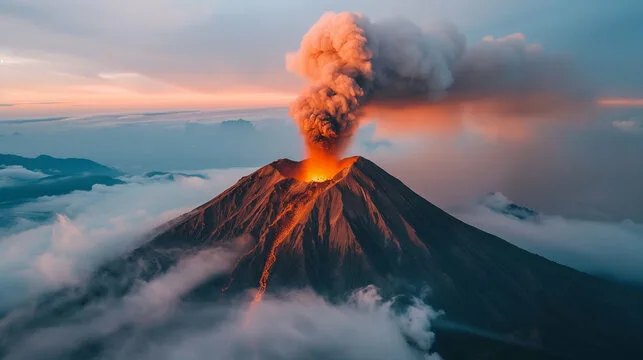
#> input picture airzer0/frontend/assets/test.webp, 643 x 360 px
$ python -i r.py   (imports and definitions only)
#> lines starting #> are read from the running program, lines starting #| are printed output that depends on the picture
import os
from pathlib import Path
from PIL import Image
import shutil
from collections import Counter

# [107 lines left out: functions analyze_images_size, resize_with_padding_preserve_side, not called in this run]

def resize_with_crop_preserve_content(image_path, target_ratio=1.0):
    """
    Обрезает изображение до целевого соотношения, сохраняя максимальную область

    Args:
        image_path: путь к изображению
        target_ratio: целевое соотношение (ширина/высота)
    """
#> called with image_path = '../../airzer0/frontend/assets/test.webp', target_ratio = 1
    img = Image.open(image_path).convert('RGBA')
    original_width, original_height = img.size
#> original_width = 643; original_height = 360
    original_ratio = original_width / original_height
#> original_ratio = 1.79

    print(f"      Исходный размер: {original_width}x{original_height} (соотношение: {original_ratio:.2f})")
#|       Исходный размер: 643x360 (соотношение: 1.79)

    # Если соотношение уже правильное
    if abs(original_ratio - target_ratio) < 0.01:
        print(f"      ✅ Соотношение уже правильное, размер не меняется")
        return img

    # Определяем область обрезки (центрируем)
    if original_ratio > target_ratio:
        # Слишком широкое - обрезаем по ширине
        new_width = int(original_height * target_ratio)
#> new_width = 360
        left = (original_width - new_width) // 2
#> left = 141
        right = left + new_width
#> right = 501
        cropped_img = img.crop((left, 0, right, original_height))
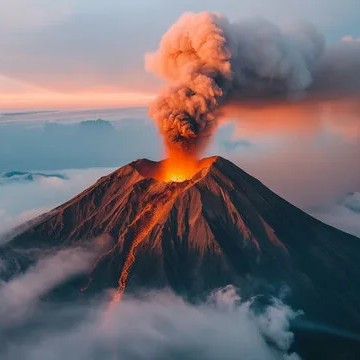
#> cropped_img: PIL image 360x360 RGBA; mean R, G, B, A 115.9, 106.7, 111.6, 255
        print(f"      ✂️ Обрезаем по ширине: {new_width}x{original_height}")
#|       ✂️ Обрезаем по ширине: 360x360
    else:
        # Слишком высокое - обрезаем по высоте
        new_height = int(original_width / target_ratio)
        top = (original_height - new_height) // 2
        bottom = top + new_height
        cropped_img = img.crop((0, top, original_width, bottom))
        print(f"      ✂️ Обрезаем по высоте: {original_width}x{new_height}")

    print(f"      Результат: {cropped_img.size[0]}x{cropped_img.size[1]} (соотношение: {cropped_img.size[0]/cropped_img.size[1]:.2f})")
#|       Результат: 360x360 (соотношение: 1.00)

    return cropped_img

# [207 lines left out: functions normalize_card_images, interactive_normalization, not called in this run]

# ============== ЗАПУСК ==============

# [11 lines not run here, left out]

>>> result = resize_with_crop_preserve_content('../../airzer0/frontend/assets/test.webp')
